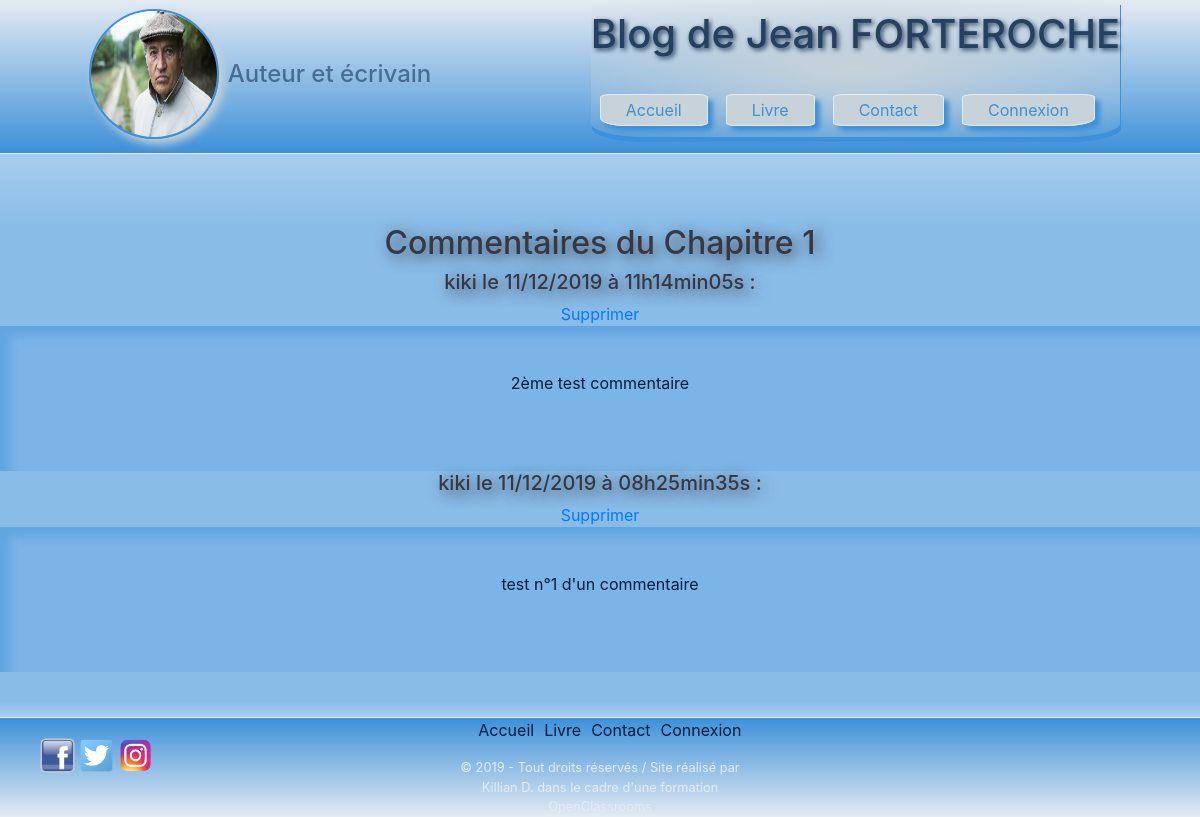
Before: /index.php?action=commentsUp&id=1 with the older database file.
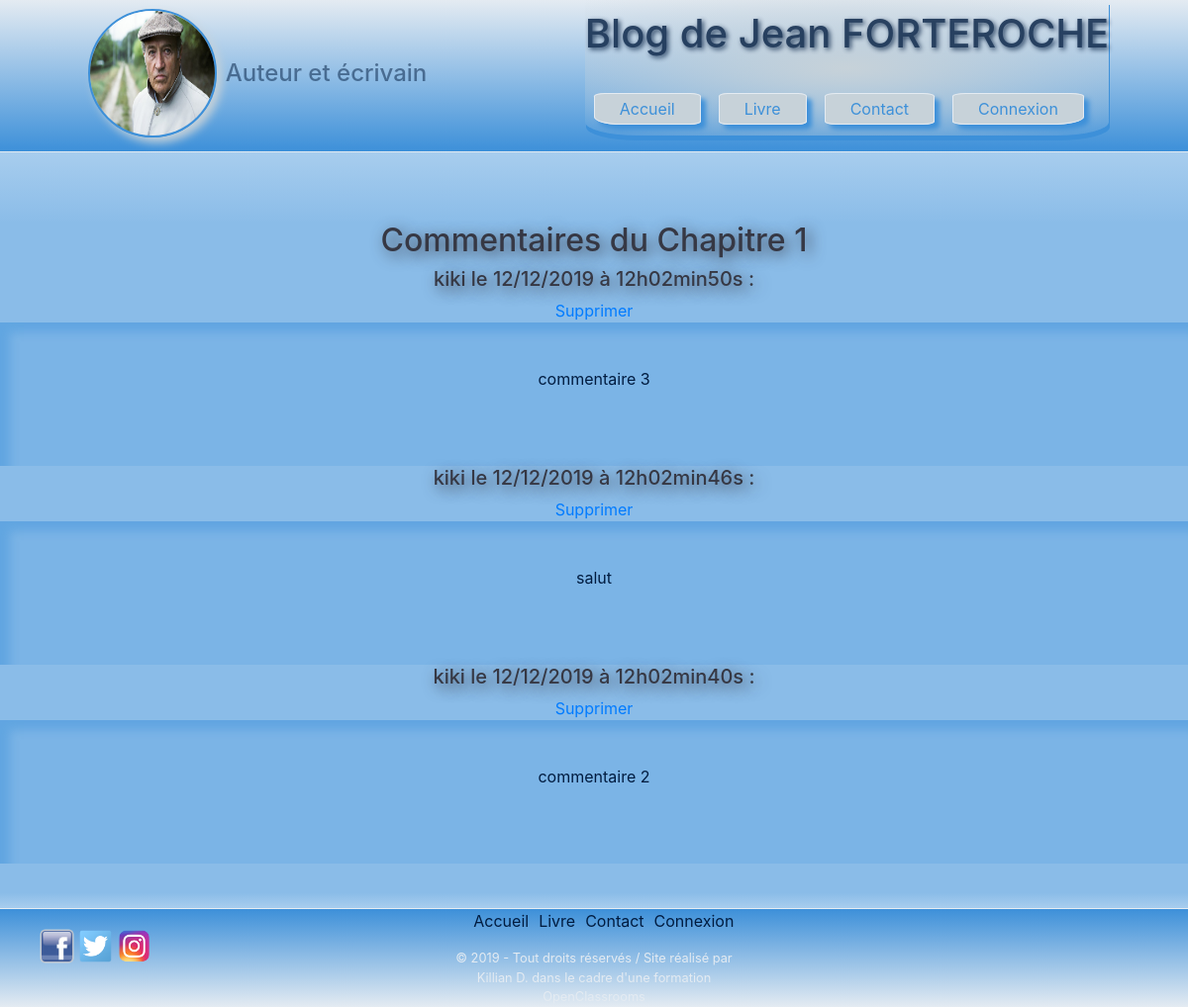
After: the same page with the newer database file.
### tables this page shows
CREATE TABLE `posts` (
  `id` int(11) NOT NULL,
  `title` varchar(255) NOT NULL,
  `content` text NOT NULL
);

CREATE TABLE `comments` (
  `id` int(11) NOT NULL,
  `postId` int(11) NOT NULL,
  `pseudo` varchar(255) NOT NULL,
  `comment` text NOT NULL,
  `commentDate` datetime NOT NULL
);

### controller/UserController.php (called while the page is built, shortened)
<?php
require_once('model/PostManager.php');
require_once('model/CommentManager.php');
class UserController
{
    public function printCommentsUp()
    {
        $commentManager = new \killian\blogDeJeanForteroche\model\CommentManager();
        $postManager = new \killian\blogDeJeanForteroche\model\PostManager();
        $comments = $commentManager->getComments($_GET['id']);
        $post = $postManager->getPostId($_GET['id']);
        require('view/viewCommentsUp.php');
    }
}

### model/PostManager.php (called while the page is built, shortened)
<?php
class PostManager extends Manager
{
    public function getPostId($postId)
    {
        $db = $this->dbConnect();
        $req = $db->prepare('SELECT id, title, content FROM posts WHERE id = ?');
        $req->execute(array($postId));
        $post = $req->fetch();
        return $post;
    }
}

### model/CommentManager.php (called while the page is built, shortened)
<?php
class CommentManager extends Manager
{
    public function getComments($postId)
    {
        $db = $this->dbConnect();
        $comments = $db->prepare('SELECT id, postId, pseudo, comment, DATE_FORMAT(commentDate, \'%d/%m/%Y à %Hh%imin%ss\') AS commentDateFr FROM comments WHERE postId = ? ORDER BY commentDate DESC');
        $comments->execute(array($postId));
        return $comments;
    }
}

### view/viewCommentsUp.php (the view, shortened to what this page needs)
<div class="separat1">
</div>
<section class="fontPage">
    <article>
        <h2>Commentaires du <?= $post['title'] ?></h2>
        <?php
            while ($comment = $comments->fetch())
            {
        ?>
                <h5><?= htmlspecialchars($comment['pseudo']) ?>  le <?= $comment['commentDateFr'] ?> :</h5>
                <a href="index.php?action=deleteComment&amp;id=<?= $comment['id'] ?>">Supprimer</a>
                <p><?= htmlspecialchars($comment['comment']) ?></p>
        <?php
            }
        ?>
    </article>
</section>
<div class="separat2">
</div>
<?php $content = ob_get_clean(); ?>
<?php require('template.php'); ?>

### index.php (shortened to what this page needs)
<?php
require('controller/UserController.php');
$UserController = new UserController;
try
{
    if(isset($_GET['action']))
    {
        if($_GET['action'] == '')
        {
            $UserController->printHome();
        }
        elseif($_GET['action'] == 'home')
        {
            $UserController->printHome();
        }
        elseif($_GET['action'] == 'book')
        {
            $UserController->printBook();
        }
        elseif($_GET['action'] == 'comments')
        {
            $UserController->printComments();
        }
        elseif($_GET['action'] == 'addComment')
        {
            $UserController->addComment();
        }
        elseif($_GET['action'] == 'contact')
        {
            $UserController->printContact();
        }
        elseif($_GET['action'] == 'connect')
        {
            $UserController->printDashboard();
        }
        elseif($_GET['action'] == 'commentsUp')
        {
            $UserController->printCommentsUp();
        }
        elseif($_GET['action'] == 'deleteComment')
        {
            $UserController->deleteComment();
        }
    }
    else
    {
        $UserController->printHome();
    }
}
catch(Exception $e)
{
    echo 'Erreur : ' . $e->getMessage();
}

### view/template.php (shortened to what this page needs)
<!DOCTYPE html>
<html lang="fr">
    <head>
        <link href="public/bootstrap/bootstrap.min.css" rel="stylesheet" />
        <link href="public/css/style.css" rel="stylesheet" />
    </head>
    <body>
        <header>
            <div id="auteur">
                <img src="public/images/photoJean.jpg" alt="Jean FORTEROCHE" />
                <h4>Auteur et écrivain</h4>
            </div>
            <div>
                <h1>Blog de Jean FORTEROCHE</h1>
                <nav>
                    <ul>
                        <li><a id="defaultLeft" href="index.php?action=home">Accueil</a></li>
                        <li><a href="index.php?action=book">Livre</a></li>
                        <li><a href="index.php?action=contact">Contact</a></li>
                        <li><a id="defaultRight" href="index.php?action=connect">Connexion</a></li>
                    </ul>
                </nav>
            </div>
        </header>
        <div class="blocPage">
                <?= $content ?>
        </div>
        <footer>
            <div id="sociaux">
                <a href="https://www.facebook.com/" target="_blank"><img id="facebook" src="public/images/facebook.png" /></a>
                <a href="https://twitter.com/" target="_blank"><img id="twitter" src="public/images/twitter.png" /></a>
                <a href="https://www.instagram.com/" target="_blank"><img id="instagram" src="public/images/instagram.png" /></a>
            </div>
            <nav>
                <ul>
                    <li><a href="index.php?action=home">Accueil</a></li>
                    <li><a href="index.php?action=book">Livre</a></li>
                    <li><a href="index.php?action=contact">Contact</a></li>
                    <li><a href="#">Connexion</a></li>
                </ul>
            </nav>
            <p>© 2019 - Tout droits réservés / Site réalisé par Killian D. dans le cadre d'une formation OpenClassrooms</p>
        </footer>
    </body>
</html>

### public/css/style.css (style rules this page uses)
body { margin: 0; }
p { color: #011C40; }
header { display: flex; justify-content: space-around; background-image: repeating-linear-gradient(#E4EBF2, #3D90D9); height: 154px; border-bottom: 1px dotted #E4EBF2; }
#auteur { display: flex; }
#auteur h4 { color: #011C40; opacity: 0.5; margin: 0; padding-top: 60px; }
#auteur img { width: 130px; height: 130px; border-radius: 50%; border: 2px solid #3D90D9; box-shadow: 5px 5px 10px #C7D2D9; margin: 9px; }
header #auteur + div { height: 137px; border-radius: 0% 0% 10% 10%; background: radial-gradient(ellipse, #C7D2D9, transparent); box-shadow: 1px 5px 0px #3D90D9; }
header div h1 { margin-top: 10px; text-align: center; color: #011C40; text-shadow: 2px 2px 5px #011C40; opacity: 0.8; }
header nav ul { display: flex; list-style-type: none; margin: 0; margin-top: 40px; padding: 0; }
header nav ul li a { padding: 5px 25px 5px 25px; margin-left: 9px; margin-right: 9px; background-color: #C7D2D9; border-radius: 10%; border: 1px solid #E4EBF2; box-shadow: 5px 5px 5px #3D90D9; text-decoration: none; color: #3D90D9; }
#defaultLeft { border-radius: 10% 10% 10% 25%; }
#defaultRight { border-radius: 10% 10% 25% 10%; }
footer { background-image: repeating-linear-gradient(#3D90D9, #E4EBF2); height: 100px; border-top: 1px dotted #E4EBF2; }
#sociaux { position: absolute; margin-top: 20px; margin-left: 40px; }
#facebook, #twitter, #instagram { width: 3%; }
footer nav { margin: auto; width: 253.4px; }
footer nav ul { display: flex; list-style-type: none; padding: 0; }
footer nav ul li a { text-decoration: none; padding-left: 5px; padding-right: 5px; color: #011C40; }
footer p { text-align: center; font-size: 0.8em; width: 313px; margin-top: 1rem; margin-left: auto; margin-right: auto; color: #E4EBF2; }
.separat1 { height: 70px; background-image: linear-gradient(rgba(61, 144, 217, 0.45), rgba(61, 144, 217, 0.6)); }
.separat2 { height: 15px; background-image: linear-gradient(rgba(61, 144, 217, 0.6), rgba(61, 144, 217, 0.45)); }
.fontPage { background-color: rgba(61, 144, 217, 0.6); text-align: center; }
.fontPage h2, .fontPage h3, .fontPage h4, .fontPage h5 { color: #363844; text-shadow: 4px 4px 15px #363844; }
.fontPage article { padding-bottom: 30px; }
.fontPage article p { background-color: rgba(61, 144, 217, 0.2); box-shadow: 10px 10px 10px rgba(61, 144, 217, 0.4) inset; margin: auto; line-height: 35px; padding: 40px 70px 70px 70px; max-width: 1400px; }

Changed rows visible on the page:
removed comments: pseudo "kiki", commentDateFr "11/12/2019 à 11h14min05s", comment "2ème test commentaire"
removed comments: pseudo "kiki", commentDateFr "11/12/2019 à 08h25min35s", comment "test n°1 d'un commentaire"
added comments: pseudo "kiki", commentDateFr "12/12/2019 à 12h02min50s", comment "commentaire 3"
added comments: pseudo "kiki", commentDateFr "12/12/2019 à 12h02min46s", comment "salut"
added comments: pseudo "kiki", commentDateFr "12/12/2019 à 12h02min40s", comment "commentaire 2"
